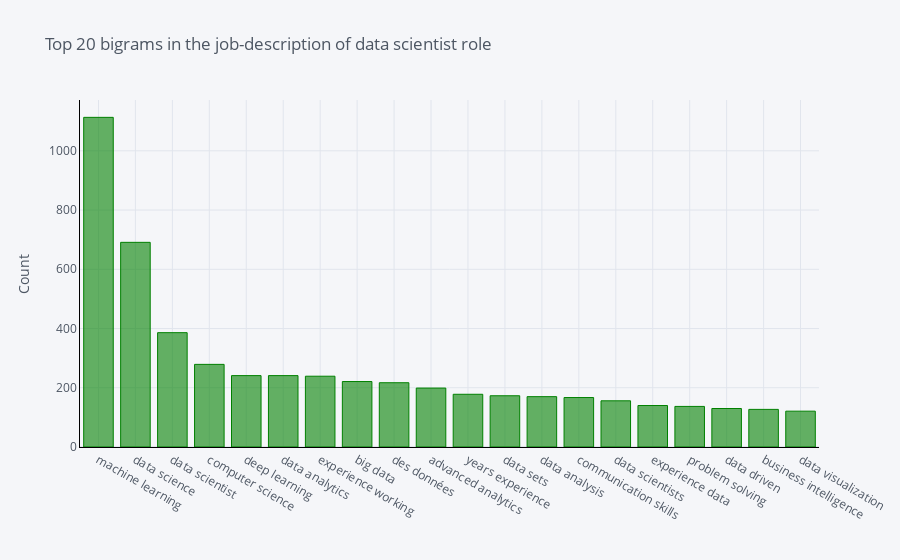

Notebook cell for this chart:
### Markdown cell above
## Find top bigrams in job description of data scientist role

### Code cell
common_words = get_top_n_bigram(df[df['search_kw'] == 'data scientist']['description'], stop_words='english', n=n_top)
df1 = pd.DataFrame(common_words, columns = ['description' , 'count'])
df1.groupby('description').sum()['count'].sort_values(ascending=False).iplot(
    kind='bar', yTitle='Count', linecolor='black',colors='Green', title='Top 20 bigrams in the job-description of data scientist role')

### Figure 1 — Plotly figure (JSON) as saved in the notebook; plotly's stock layout.template omitted (floating-point values rounded to 4 significant figures)
{"data": [{"marker": {"color": "rgba(0, 128, 0, 0.6)", "line": {"color": "rgba(0, 128, 0, 1.0)", "width": 1}}, "name": "count", "orientation": "v", "text": "", "type": "bar", "x": ["machine learning", "data science", "data scientist", "computer science", "deep learning", "data analytics", "experience working", "big data", "des données", "advanced analytics", "years experience", "data sets", "data analysis", "communication skills", "data scientists", "experience data", "problem solving", "data driven", "business intelligence", "data visualization"], "y": [1113, 691, 386, 279, 241, 241, 239, 221, 217, 199, 178, 173, 170, 167, 156, 140, 137, 130, 127, 121]}], "layout": {"legend": {"bgcolor": "#F5F6F9", "font": {"color": "#4D5663"}}, "paper_bgcolor": "#F5F6F9", "plot_bgcolor": "#F5F6F9", "title": {"font": {"color": "#4D5663"}, "text": "Top 20 bigrams in the job-description of data scientist role"}, "xaxis": {"gridcolor": "#E1E5ED", "linecolor": "black", "showgrid": true, "tickfont": {"color": "#4D5663"}, "title": {"font": {"color": "#4D5663"}, "text": ""}, "zerolinecolor": "#E1E5ED"}, "yaxis": {"gridcolor": "#E1E5ED", "linecolor": "black", "showgrid": true, "tickfont": {"color": "#4D5663"}, "title": {"font": {"color": "#4D5663"}, "text": "Count"}, "zerolinecolor": "#E1E5ED"}}}
